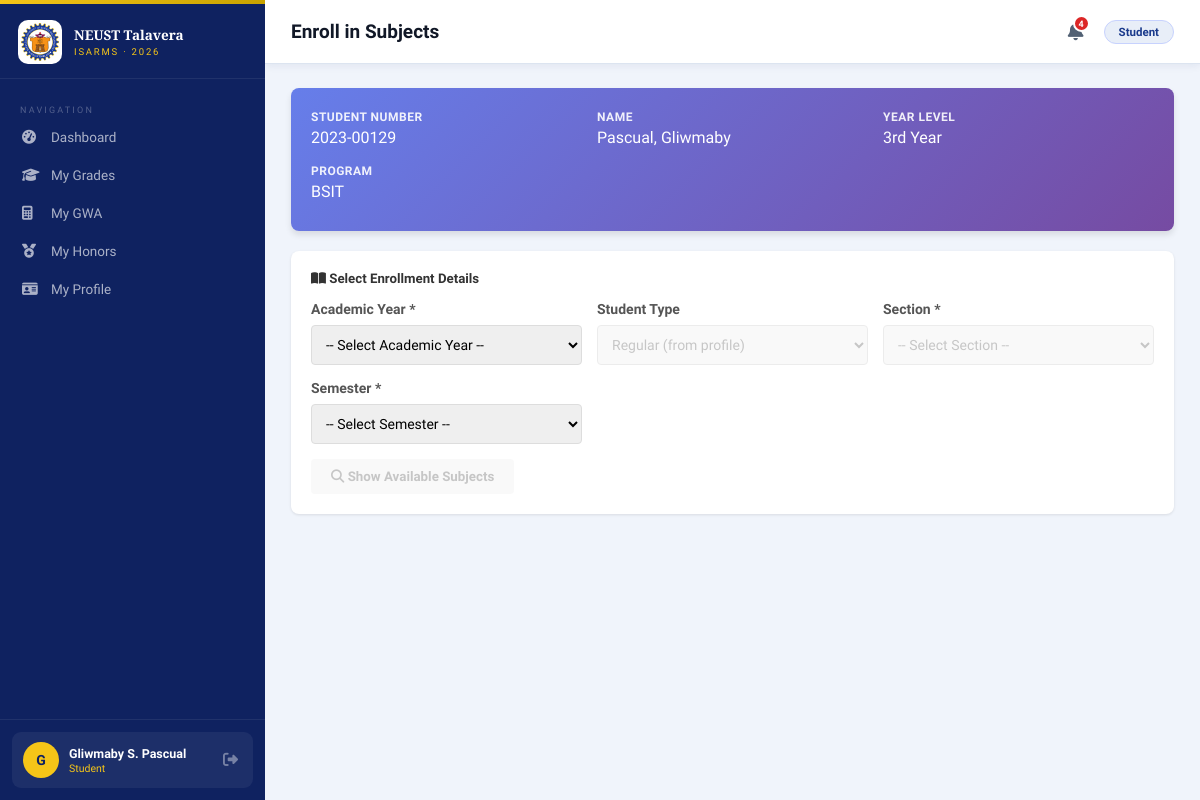
/modules/student/enroll_subjects.php (signed in), run on the app's committed database.
### tables this page shows
CREATE TABLE `students` (
  `studentID` int(11) NOT NULL,
  `studentNo` varchar(20) NOT NULL COMMENT 'Student Number e.g. 2021-00001',
  `archiveID` int(11) DEFAULT NULL,
  `fName` varchar(60) NOT NULL,
  `mName` varchar(60) DEFAULT NULL,
  `lName` varchar(60) NOT NULL,
  `extName` varchar(10) DEFAULT NULL,
  `dateofBirth` date NOT NULL,
  `sex` enum('Male','Female') NOT NULL,
  `permanentAddress` text DEFAULT NULL,
  `currentAddress` text DEFAULT NULL,
  `yearLevel` tinyint(1) NOT NULL DEFAULT 1,
  `isEnroll` tinyint(1) NOT NULL DEFAULT 0,
  `programID` int(11) NOT NULL,
  `email` varchar(120) NOT NULL COMMENT 'Student login email',
  `password` varchar(255) NOT NULL COMMENT 'bcrypt hashed',
  `profilePic` varchar(255) DEFAULT NULL,
  `isActive` tinyint(1) NOT NULL DEFAULT 1,
  `isGraduated` tinyint(1) NOT NULL DEFAULT 0,
  `isDropped` tinyint(1) NOT NULL DEFAULT 0,
  `dateGraduated` timestamp NULL DEFAULT NULL,
  `droppedAt` timestamp NULL DEFAULT NULL,
  `lastLogin` timestamp NULL DEFAULT NULL,
  `dateCreated` timestamp NOT NULL DEFAULT current_timestamp(),
  `dateDeleted` timestamp NULL DEFAULT NULL
);

CREATE TABLE `programs` (
  `programID` int(11) NOT NULL,
  `programCode` varchar(20) NOT NULL COMMENT 'e.g. BSIT, BSCS',
  `programName` varchar(150) NOT NULL,
  `programDesc` text DEFAULT NULL,
  `dateCreated` timestamp NOT NULL DEFAULT current_timestamp(),
  `dateDeleted` timestamp NULL DEFAULT NULL
);

### includes/config.php (called while the page is built, shortened)
<?php
class Database {
    private static ?Database $instance = null;
    private PDO $pdo;
    private function __construct() {
        $dsn = "mysql:host=" . DB_HOST . ";port=" . DB_PORT . ";dbname=" . DB_NAME . ";charset=" . DB_CHARSET;
        $options = [
            PDO::ATTR_ERRMODE            => PDO::ERRMODE_EXCEPTION,
            PDO::ATTR_DEFAULT_FETCH_MODE => PDO::FETCH_ASSOC,
            PDO::ATTR_EMULATE_PREPARES   => false,
        ];
        try {
            $this->pdo = new PDO($dsn, DB_USER, DB_PASS, $options);
        } catch (PDOException $e) {
            error_log("DB Connection Error: " . $e->getMessage());
            die(json_encode(['success' => false, 'message' => 'Database connection failed.']));
        }
    }
    public static function getInstance(): Database {
        if (self::$instance === null) {
            self::$instance = new Database();
        }
        return self::$instance;
    }
    public function query(string $sql, array $params = []): PDOStatement {
        $stmt = $this->pdo->prepare($sql);
        $stmt->execute($params);
        return $stmt;
    }
    public function fetchOne(string $sql, array $params = []): ?array {
        $row = $this->query($sql, $params)->fetch();
        return $row ?: null;
    }
}

### includes/functions.php (called while the page is built, shortened)
<?php
require_once __DIR__ . '/config.php';
function isLoggedIn(): bool {
    return true;
}
function getCurrentUser(): ?array {
    return [
        'id'    => $_SESSION['user_id'],
        'name'  => $_SESSION['full_name'],
        'role'  => $_SESSION['role'],
        'email' => $_SESSION['email'],
        'pic'   => $_SESSION['profile_pic'] ?? null,
    ];
}

### modules/student/enroll_subjects.php (the view, shortened to what this page needs)
<?php
require_once ROOT . '/includes/config.php';
require_once ROOT . '/includes/functions.php';
$db = Database::getInstance();
$user = getCurrentUser();
$studentID = $user['id'];
$student = $db->fetchOne(
    "SELECT s.*, p.programName, p.programCode FROM students s
     JOIN programs p ON p.programID = s.programID
     WHERE s.studentID = :id AND s.isActive = 1 AND s.dateDeleted IS NULL",
    [':id' => $studentID]
);
$yearLabels = [1 => '1st Year', 2 => '2nd Year', 3 => '3rd Year', 4 => '4th Year', 5 => 'Irregular'];
require_once ROOT . '/includes/header.php';
?>
<div class="enrollment-container">
    <div class="student-info-card">
        <div class="student-info-row">
            <div class="student-info-item">
                <label>Student Number</label>
                <div class="value"><?= htmlspecialchars($student['studentNo']) ?></div>
            </div>
            <div class="student-info-item">
                <label>Name</label>
                <div class="value"><?= htmlspecialchars("{$student['lName']}, {$student['fName']}") ?></div>
            </div>
            <div class="student-info-item">
                <label>Year Level</label>
                <div class="value"><?= htmlspecialchars($yearLabels[$student['yearLevel']] ?? 'Unknown') ?></div>
            </div>
            <div class="student-info-item">
                <label>Program</label>
                <div class="value"><?= htmlspecialchars($student['programCode']) ?></div>
            </div>
        </div>
    </div>
    <div class="form-section">
        <h5><i class="fas fa-book-open"></i> Select Enrollment Details</h5>
        <div class="enrollment-grid">
            <div class="form-group">
                <label for="academicYear">Academic Year *</label>
                <select id="academicYear" required>
                    <option value="">-- Select Academic Year --</option>
                </select>
            </div>
            <div class="form-group">
                <label for="studentType">Student Type</label>
                <select id="studentType" disabled>
                    <option value="<?= (int)$student['yearLevel'] === 5 ? 'irregular' : 'regular' ?>" selected>
                        <?= (int)$student['yearLevel'] === 5 ? 'Irregular (from profile)' : 'Regular (from profile)' ?>
                    </option>
                </select>
            </div>
            <div class="form-group">
                <label for="section">Section *</label>
                <select id="section" required disabled>
                    <option value="">-- Select Section --</option>
                </select>
            </div>
            <div class="form-group">
                <label for="semester">Semester *</label>
                <select id="semester" required>
                    <option value="">-- Select Semester --</option>
                </select>
            </div>
        </div>
        <button class="btn-load" id="loadSubjectsBtn" disabled>
            <i class="fas fa-search"></i> Show Available Subjects
        </button>
    </div>
</div>
<?php require_once ROOT . '/includes/footer.php'; ?>

### includes/header.php (style rules this page uses)
*, *::before, *::after { box-sizing: border-box; margin: 0; padding: 0; }
:root { --blue: #1a3a8c; --blue-dark: #0f2260; --blue-mid: #2451c8; --blue-light: #e8eef8; --blue-hover: rgba(255,255,255,0.09); --gold: #f5c518; --gold-deep: #c9a300; --gold-light: #fffbe6; --text: #111827; --text-dark: #111827; --text-muted: #526174; --border: #dce4f0; --bg: #f0f4fb; --white: #ffffff; --success: #16a34a; --danger: #dc2626; --warning: #d97706; --info: #2563eb; --green: var(--blue); --green-dark: var(--blue-dark); --green-light: var(--blue-light); --light: #f8fafc; --sidebar-w: 265px; --header-h: 64px; --shadow-sm: 0 2px 8px rgba(15,34,96,0.07); --shadow: 0 6px 24px rgba(15,34,96,0.13); --radius: 12px; }
body, input, select, textarea, button, table, .btn, .form-control { font-family: 'Source Sans 3', sans-serif; }
body { background: var(--bg); color: var(--text); display: flex; min-height: 100vh; }
.page-content > * { min-width: 0; max-width: 100%; }
button:disabled, input:disabled, select:disabled, textarea:disabled, [disabled], .disabled { opacity: 0.55; color: #999; cursor: not-allowed !important; background-color: #f5f5f5 !important; pointer-events: none; }

### modules/student/enroll_subjects.php (style rules this page uses)
.enrollment-container { max-width: 1000px; margin: 0 auto; }
.student-info-card { background: linear-gradient(135deg, #667eea 0%, #764ba2 100%); color: white; padding: 20px; border-radius: 8px; margin-bottom: 20px; box-shadow: 0 4px 6px rgba(0, 0, 0, 0.1); }
.student-info-row { display: grid; grid-template-columns: repeat(auto-fit, minmax(200px, 1fr)); gap: 15px; margin-bottom: 10px; }
.student-info-item { font-size: 14px; }
.student-info-item label { opacity: 0.9; font-weight: 600; text-transform: uppercase; font-size: 12px; letter-spacing: 0.5px; }
.student-info-item .value { font-size: 16px; font-weight: 500; margin-top: 4px; }
.form-section { background: white; padding: 20px; border-radius: 8px; margin-bottom: 20px; box-shadow: 0 1px 3px rgba(0, 0, 0, 0.1); }
.form-section h5 { margin-bottom: 15px; color: #333; font-weight: 600; }
.enrollment-grid { display: grid; grid-template-columns: repeat(auto-fit, minmax(200px, 1fr)); gap: 15px; margin-bottom: 15px; }
.form-group { display: flex; flex-direction: column; }
.form-group label { font-weight: 600; margin-bottom: 8px; color: #555; font-size: 14px; }
.form-group select, .form-group input { padding: 10px; border: 1px solid #ddd; border-radius: 4px; font-size: 14px; }
.btn-load { padding: 10px 20px; background: #667eea; color: white; border: none; border-radius: 4px; cursor: pointer; font-weight: 600; align-self: flex-end; transition: background 0.3s; }
.btn-load:disabled { background: #ccc; cursor: not-allowed; }

### data on the page
students: studentNo "2023-00129", lName+fName "Pascual, Gliwmaby", yearLevel "3rd Year", programID.programCode "BSIT", yearLevel "Regular (from profile)"

### other printed values
$link['label'] "Dashboard"
$link['label'] "My Grades"
$link['label'] "My GWA"
$link['label'] "My Honors"
$link['label'] "My Profile"
$initials "G"
$user['name'] "Gliwmaby S. Pascual"
$role "Student"
$pageTitle "Enroll in Subjects"
$notifCount "4"
